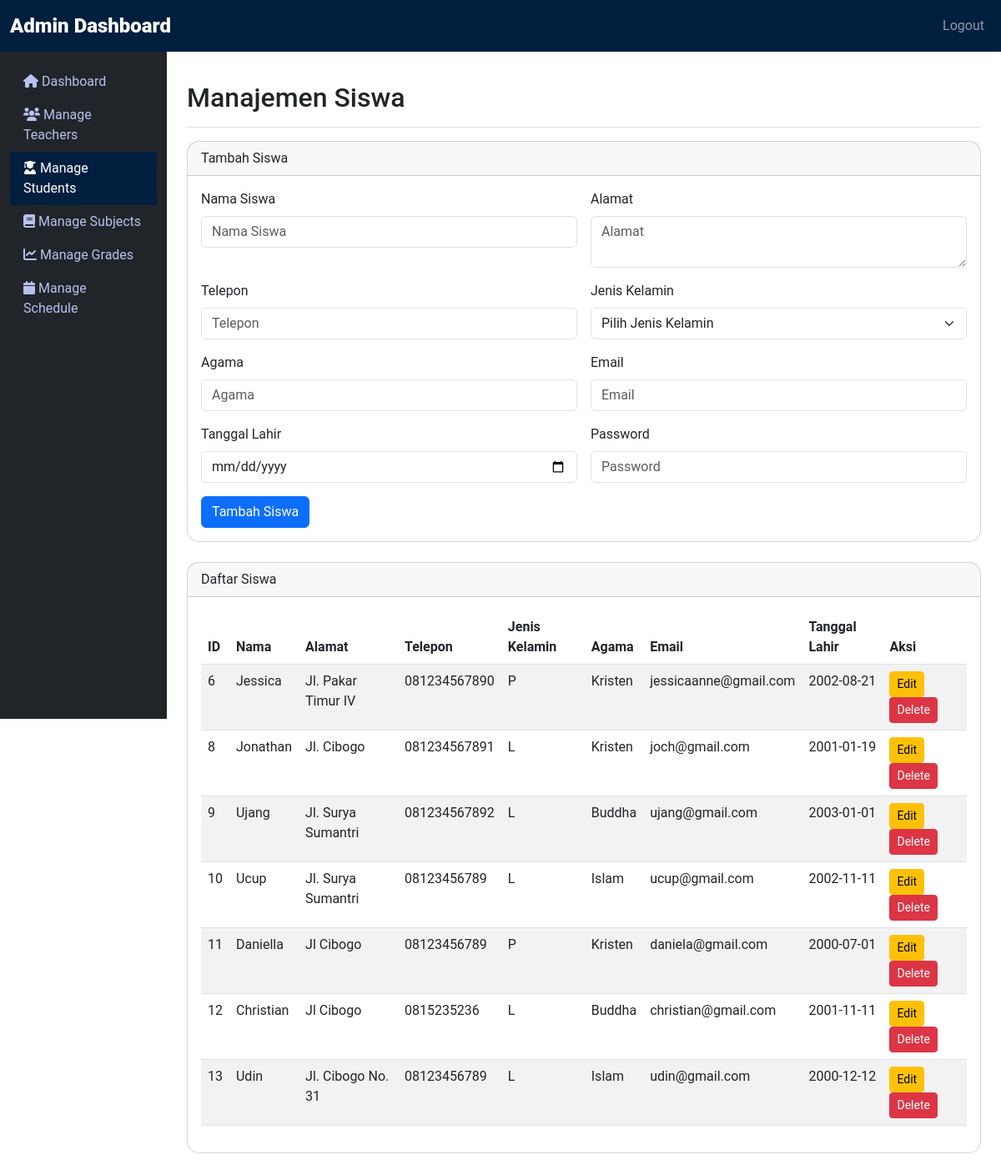
Before: /admin/manage_students.php (signed in) with the older database file.
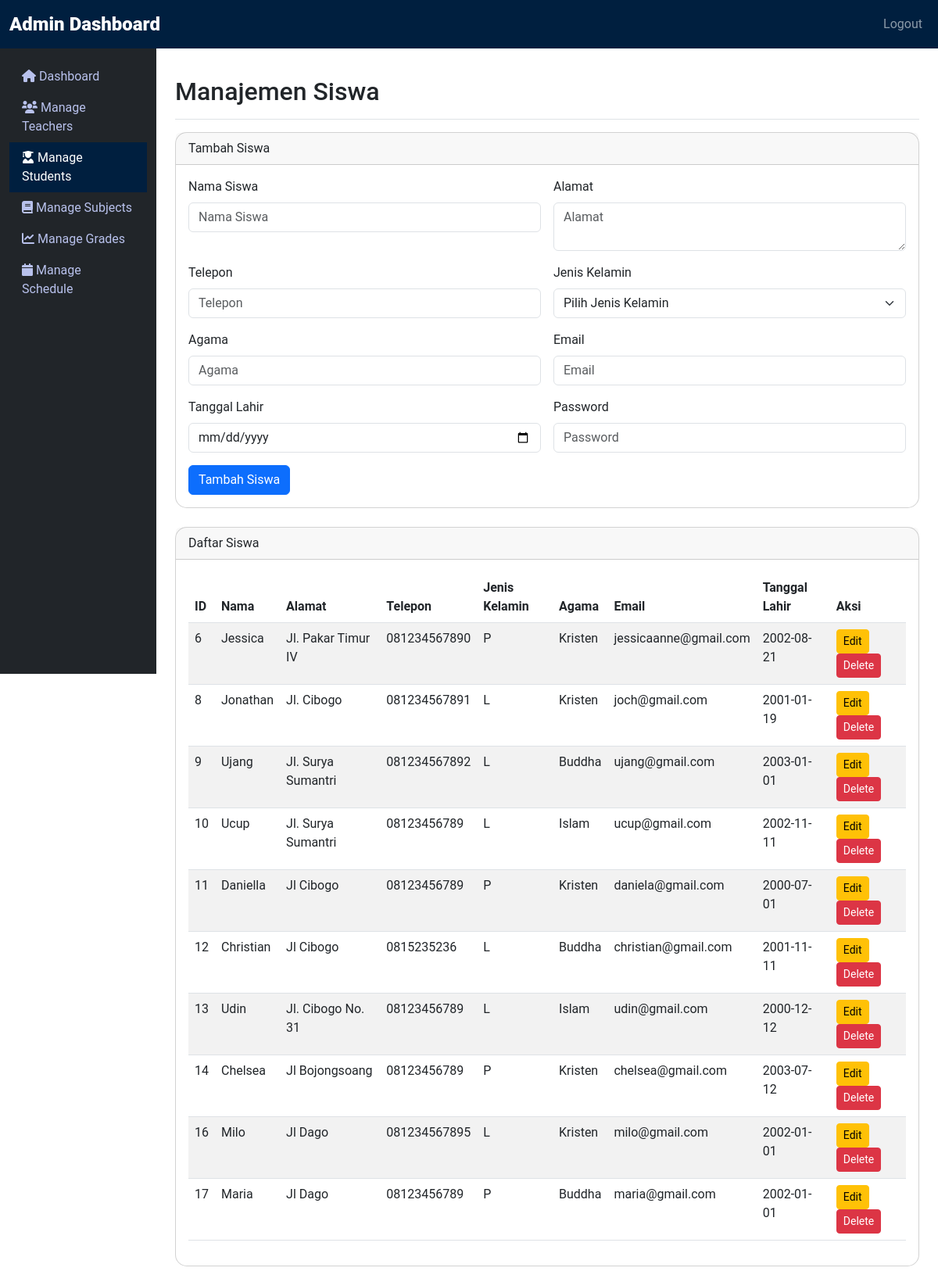
After: the same page with the newer database file.
### tables this page shows
CREATE TABLE `siswa` (
  `id` int(11) NOT NULL,
  `nama` varchar(100) NOT NULL,
  `kelas` varchar(10) NOT NULL,
  `alamat` text DEFAULT NULL,
  `telepon` varchar(15) DEFAULT NULL,
  `jenis_kelamin` enum('L','P') DEFAULT NULL,
  `agama` varchar(50) DEFAULT NULL,
  `email` varchar(100) DEFAULT NULL,
  `tanggal_lahir` date DEFAULT NULL,
  `password` varchar(255) NOT NULL,
  `periode_id` int(11) NOT NULL,
  `status` varchar(20) DEFAULT 'Aktif',
  `kelas_id` int(11) DEFAULT NULL
);

### admin/manage_students.php (the view, shortened to what the changed rows need)
<?php
include '../includes/db.php';
?>
<!DOCTYPE html>
<html lang="id">
<head>
    <link href="https://cdn.jsdelivr.net/npm/bootstrap@5.3.0-alpha1/dist/css/bootstrap.min.css" rel="stylesheet">
    <link href="https://cdnjs.cloudflare.com/ajax/libs/font-awesome/6.0.0-beta3/css/all.min.css" rel="stylesheet">
    <link rel="stylesheet" href="admin_style.css">
</head>
<body>
    <div class="container-fluid">
        <div class="row">
            <main class="col-md-9 ms-sm-auto col-lg-10 px-md-4">
                <div class="d-flex justify-content-between flex-wrap flex-md-nowrap align-items-center pt-3 pb-2 mb-3 border-bottom">
                    <h1 class="h2">Manajemen Siswa</h1>
                </div>
                <div class="card">
                <div class="card-body">
                    <table class="table table-striped">
                        <thead>
                            <tr>
                                <th>ID</th>
                                <th>Nama</th>
                                <th>Alamat</th>
                                <th>Telepon</th>
                                <th>Jenis Kelamin</th>
                                <th>Agama</th>
                                <th>Email</th>
                                <th>Tanggal Lahir</th>
                                <th>Aksi</th>
                            </tr>
                        </thead>
                        <tbody>
                            <?php
                            $kelasFilter = $_GET['kelas'] ?? '';
                            if ($kelasFilter) {
                                $stmt = $pdo->prepare("SELECT * FROM siswa WHERE kelas = ?");
                                $stmt->execute([$kelasFilter]);
                            } else {
                                $stmt = $pdo->query("SELECT * FROM siswa");
                            }
                            while ($siswa = $stmt->fetch()) {
                                echo "<tr>
                                    <td>{$siswa['id']}</td>
                                    <td>{$siswa['nama']}</td>
                                    <td>{$siswa['alamat']}</td>
                                    <td>{$siswa['telepon']}</td>
                                    <td>{$siswa['jenis_kelamin']}</td>
                                    <td>{$siswa['agama']}</td>
                                    <td>{$siswa['email']}</td>
                                    <td>{$siswa['tanggal_lahir']}</td>
                                    <td>
                                        <a href='manage_students.php?edit={$siswa['id']}' class='btn btn-warning btn-sm'>Edit</a>
                                        <a href='manage_students.php?delete={$siswa['id']}' class='btn btn-danger btn-sm' onclick='return confirm(\"Are you sure you want to delete this student?\")'>Delete</a>
                                    </td>
                                </tr>";
                            }
                            ?>
                        </tbody>
                    </table>
                </div>
            </div>
            </main>
        </div>
    </div>
</body>
</html>

Changed rows visible on the page:
added siswa: id "14", nama "Chelsea", alamat "Jl Bojongsoang", telepon "08123456789", jenis_kelamin "P", agama "Kristen", email "chelsea@gmail.com", tanggal_lahir "2003-07-12"
added siswa: id "16", nama "Milo", alamat "Jl Dago", telepon "081234567895", jenis_kelamin "L", agama "Kristen", email "milo@gmail.com", tanggal_lahir "2002-01-01"
added siswa: id "17", nama "Maria", alamat "Jl Dago", telepon "08123456789", jenis_kelamin "P", agama "Buddha", email "maria@gmail.com", tanggal_lahir "2002-01-01"
